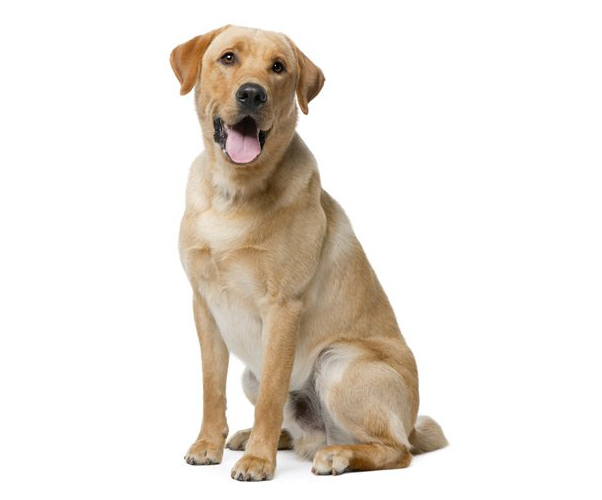
#> input picture computer_vision/images/labrador-retriever-1.jpg, 602 x 500 px
$ python main.py
#> lines starting #> are read from the running program, lines starting #| are printed output that depends on the picture; long printed decimals are rounded
# This is a sample Python script.


def print_hi(name):
#> called with name = 'PyCharm'
    print(f'Hi, {name}')

    from skimage.metrics import structural_similarity
    import cv2

    # Works well with images of different dimensions
    def orb_sim(img1, img2):
        # SIFT is no longer available in cv2 so using ORB
        orb = cv2.ORB_create()

        # detect keypoints and descriptors
        kp_a, desc_a = orb.detectAndCompute(img1, None)
        kp_b, desc_b = orb.detectAndCompute(img2, None)

        # define the bruteforce matcher object
        bf = cv2.BFMatcher(cv2.NORM_HAMMING, crossCheck=True)

        # perform matches.
        matches = bf.match(desc_a, desc_b)
        # Look for similar regions with distance < 50. Goes from 0 to 100 so pick a number between.
        similar_regions = [i for i in matches if i.distance < 50]
        if len(matches) == 0:
            return 0
        return len(similar_regions) / len(matches)

    # Needs images to be same dimensions
    def structural_sim(img1, img2):
        sim, diff = structural_similarity(img1, img2, full=True)
        return sim

    img00 = cv2.imread('images/labrador-retriever-1.jpg', 0)  # labrador-retriever-1
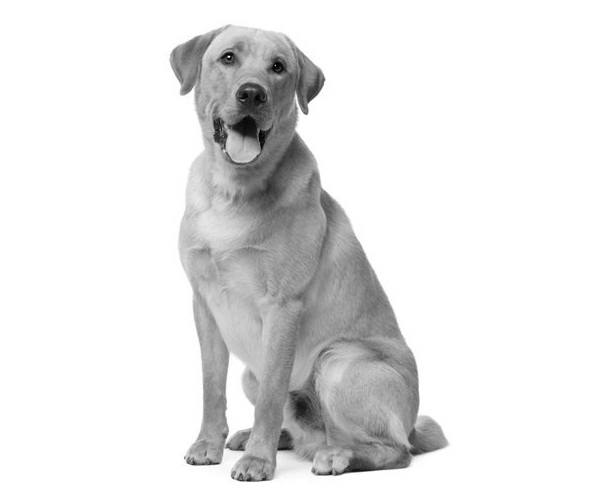
#> img00: shape (500, 602); min 0, max 255, mean 228.9
    img01 = cv2.imread('images/labrador-retriever-2.jpg', 0)
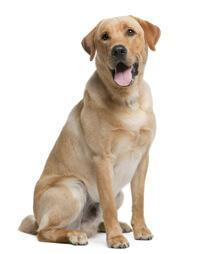
#> input picture computer_vision/images/labrador-retriever-2.jpg, 200 x 254 px
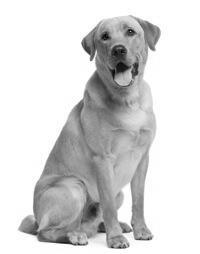
#> img01: shape (254, 200); min 0, max 255, mean 213.9

    # [4 lines of commented-out code are left out]

    orb_similarity = orb_sim(img00, img01)  # 1.0 means identical. Lower = not similar
#> in orb_sim, `kp_a, desc_a = orb.detectAndCompute(img1, None)`: kp_a = 500 keypoints; strongest (x, y, size): (228, 56, 31), (306, 113, 31), (232, 54, 31), (305, 112, 44.6)
#> in orb_sim, `kp_b, desc_b = orb.detectAndCompute(img2, None)`: kp_b = 364 keypoints; strongest (x, y, size): (89, 56, 37.2), (91, 59, 37.2), (91, 58, 44.6), (90, 59, 31)
#> in orb_sim, `matches = bf.match(desc_a, desc_b)`: matches = 99 matches
#> in orb_sim, `similar_regions = [i for i in matches if i.distance < 50]`: similar_regions = 35 matches
#> orb_similarity = 0.354

    print("Similarity using ORB is: ", orb_similarity)
#| Similarity using ORB is:  0.3535
    # Resize for SSIM
    from skimage.transform import resize
    img5 = resize(img01, (img00.shape[0], img00.shape[1]), anti_aliasing=True, preserve_range=True)
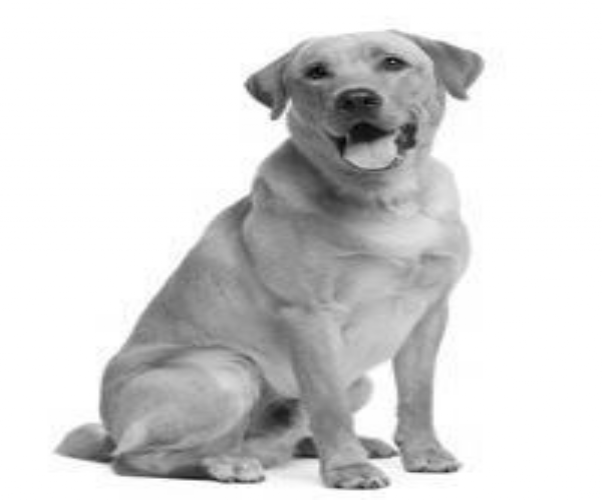
#> img5: shape (500, 602) float64; min 2.69, max 255, mean 213.9

    ssim = structural_sim(img00, img5)  # 1.0 means identical. Lower = not similar
    print("Similarity using SSIM is: ", ssim)


# Press the green button in the gutter to run the script.
if __name__ == '__main__':
#> (the run stopped early here; a loop or call above may not have finished)
